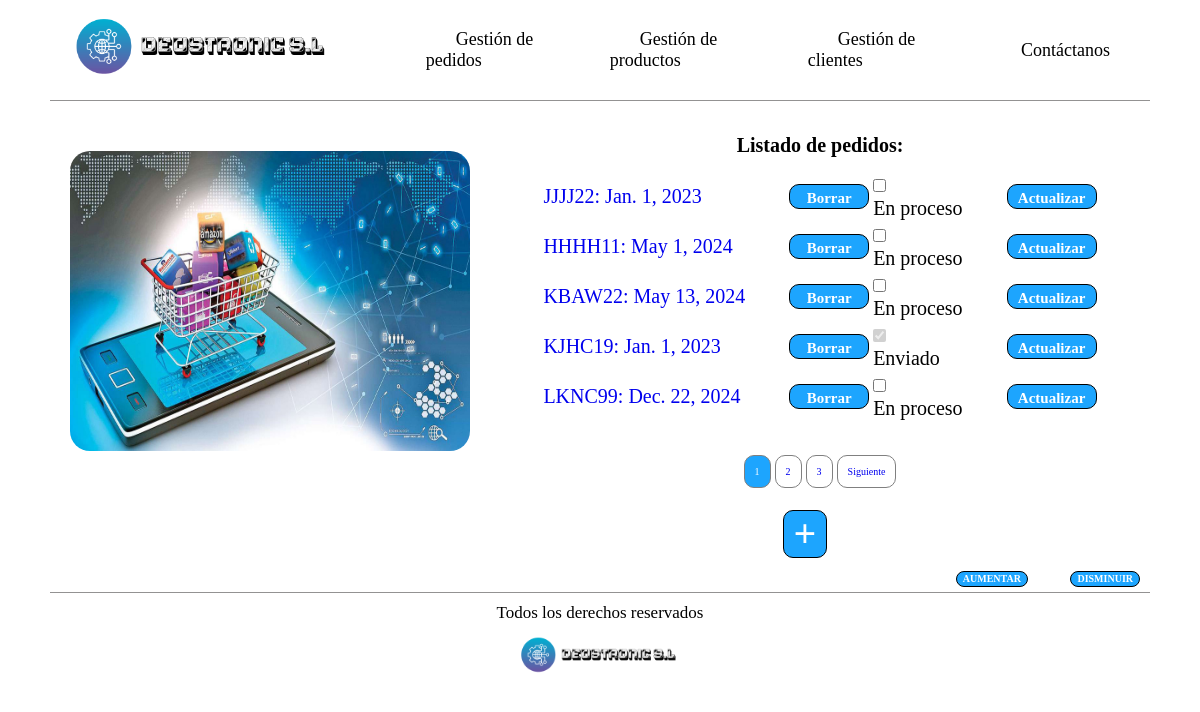
The app's page /deustronic/, older data.
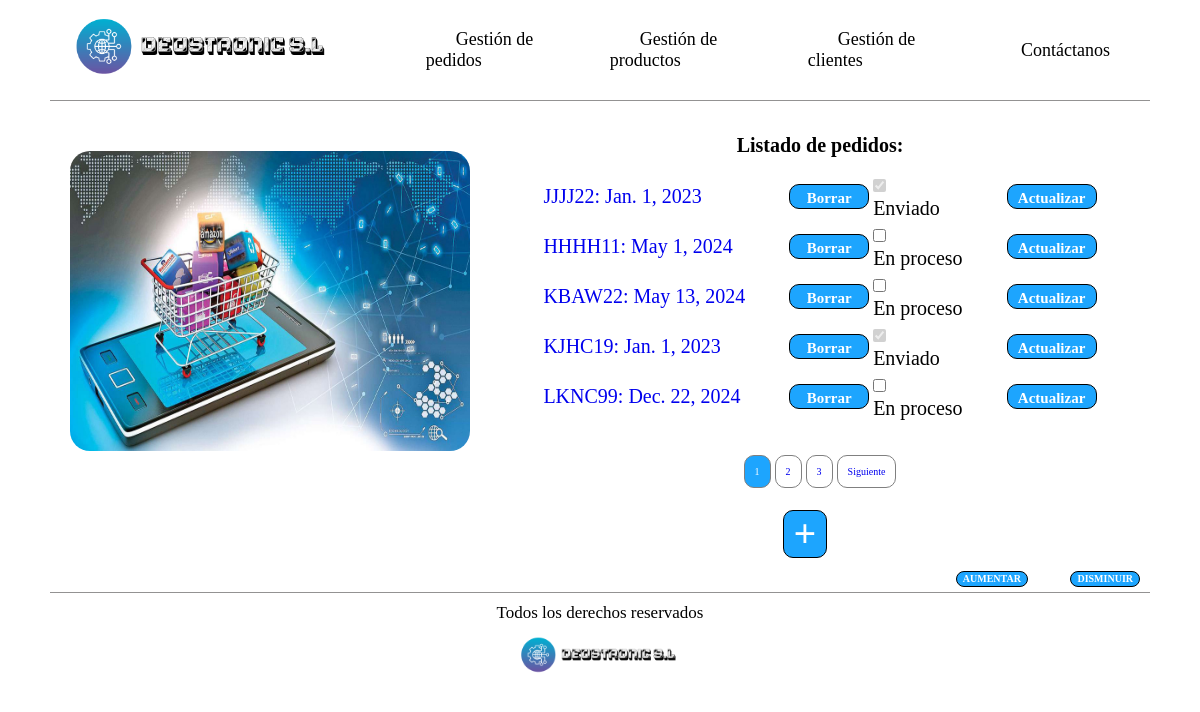
The same page, newer data.
### empresaDjango/models.py (models this page shows, shortened)
class Pedido(models.Model):
    cliente = models.ForeignKey(Cliente, on_delete=models.CASCADE)
    cod_pedido = models.CharField(max_length=10, unique=True)
    fecha = models.DateField()
    precio_total = models.IntegerField(default=0)
    estado = models.BooleanField(default=False)

### empresaDjango/views.py (the view)
# urls.py: path('', views.index_pedidoListView.as_view(), name='index_ped'),
class index_pedidoListView(ListView):
    model = Pedido
    template_name = 'index_pedido.html'
    context_object_name = 'listado_pedidos'
    paginate_by = 5

### empresaDjango/templates/index_pedido.html (shortened to what this page needs)
{% extends 'base.html' %}
{% load static %}
{% block contenido %}
    <div class="contenedor-principal-index">
        <div class="parte-izquierda">
            <img src="{% static 'images/pedidos.png' %}" alt="Foto con un carrito de la compra simbolizando un pedido"/>
        </div>
        <div class="parte-derecha">
            <h1>Listado de pedidos:</h1>
            <table class="listados">
                {% for p in listado_pedidos %}
                    <tr>
                        <td>
                            <a href="{% url 'detail_ped' p.cod_pedido %}">
                                {{ p.cod_pedido }}: {{ p.fecha }}
                            </a>
                        </td>
                        <td>
                            <div class="boton_borrar boton">
                                <a href="{% url 'borrar_pedido' p.cod_pedido %}"> Borrar </a>
                            </div>
                        </td>
                        <td>
                            <div class="checkbox">
                                <input
                                        type="checkbox"
                                        id="checkbox_{{ p.cod_pedido }}"
                                        data-id="{{ p.cod_pedido }}"
                                        data-url="{% url 'actualizar_estado' p.cod_pedido %}"
                                        {% if p.estado %}checked disabled{% endif %}
                                >
                            </div>
                            <div id="textoEstado_{{ p.cod_pedido }}">{{ p.estado|yesno:"Enviado,En proceso" }}</div>
                        </td>
                        <td>
                            <div class="boton_actualizar boton">
                                <a href="{% url 'actualizar_pedido' p.cod_pedido %}">Actualizar </a>
                            </div>
                        </td>
                    </tr>
                {% endfor %}
            </table>
            {% if is_paginated %}
                <div class="contenedor-paginacion">
                    <ul class="paginacion">
                        {% for pagina in paginator.page_range %}
                            {% if page_obj.number == pagina %}
                                <li class="pagina pagina-actual">
                                    <a href="?page={{ pagina }}">{{ pagina }}</a>
                                </li>
                            {% else %}
                                <li class="pagina">
                                    <a href="?page={{ pagina }}">{{ pagina }}</a>
                                </li>
                            {% endif %}
                        {% endfor %}
                        {% if page_obj.has_next %}
                            <li class="pagina">
                                <a href="?page={{ page_obj.next_page_number }}">Siguiente</a>
                            </li>
                        {% endif %}
                    </ul>
                </div>
            {% endif %}
            <div class="boton_crear_pedidos boton">
                <a href="{% url 'pedido_create' %}"> + </a>
            </div>
        </div>
    </div>
{% endblock %}

Row changes from the older to the newer data that the page shows:
changed Pedido "JJJJ22": estado "☐" → "☑"; estado "En proceso" → "Enviado"
